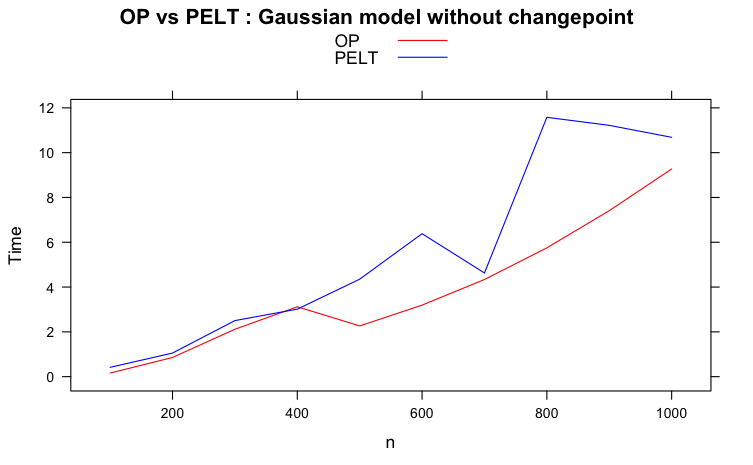

Reproduce this figure in R.
## Library
devtools::install_github("Qrtsaad/CHANGEPOINT", force = TRUE)
library(CHANGEPOINT)
library("parallel")
library(ggplot2)

##
cores <- detectCores()
cores

#### Initialisation de la séquence
seq <- seq(100,1000,100)


#### Calcul des coûts pour OP et PELT
resOP1 <- NULL
resPELT1 <- NULL

for(i in seq)
{
  print(i)
  data <- data_generator(n = i, type = "gauss")
  plot(data)
  tOP <- system.time(myOP(data, cost = "gauss"))[3]
  print(tOP)
  resOP1 <- c(resOP1, tOP)
  tPELT <- system.time(myPELT(data, cost = "gauss"))[3]
  print(tPELT)
  resPELT1 <- c(resPELT1, tPELT)
}


#### Affichage des vecteurs
seq
resOP1
resPELT1


#### Plot des graphes
n <- seq
OP <- resOPg
PELT <- resPELTg

## First plot
xyplot(OP + PELT ~ n, ylab = "Time", main = "OP vs PELT : Gaussian model without changepoint", type = "l", auto.key = list(points = F,lines = T), par.settings = list(superpose.line = list(col = c("red","blue"))))

## Second plot
xyplot(log(OP) + log(PELT) ~ log(n), ylab = "log(Time)", main = "OP vs PELT : Gaussian model without changepoint", type = "l", auto.key = list(points = F,lines = T), par.settings = list(superpose.line = list(col = c("red","blue"))))
